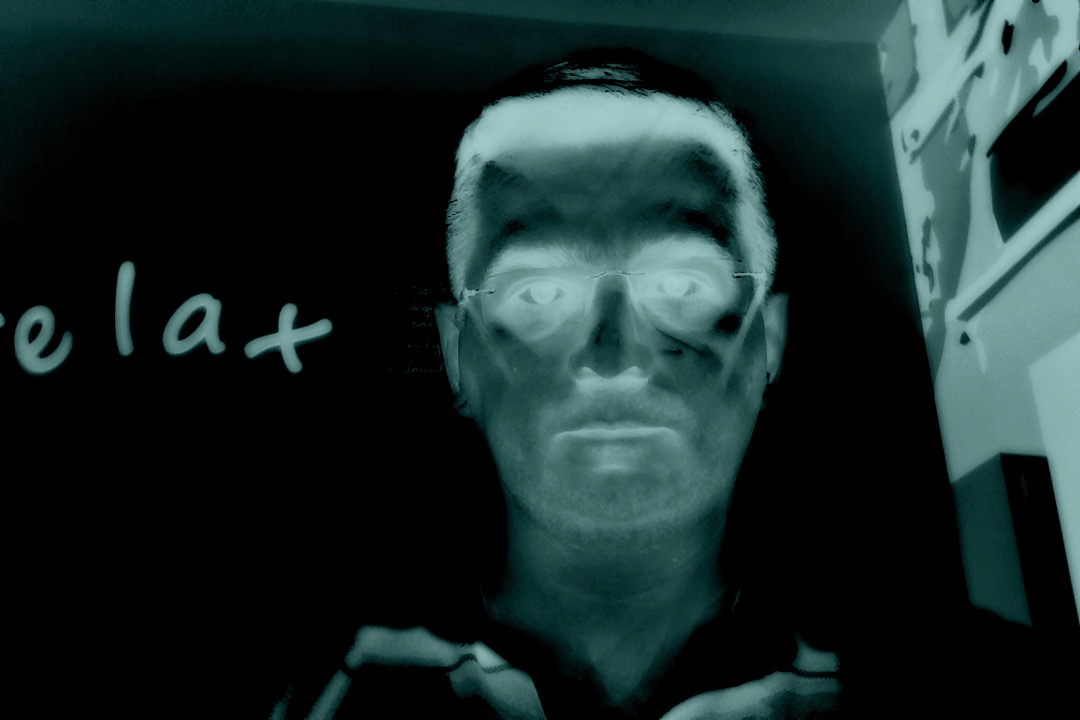
#> input picture test-data/6.jpg, 1080 x 720 px, found by its file name
$ python face_detect.py
#> lines starting #> are read from the running program, lines starting #| are printed output that depends on the picture; after the words box and inside, x2 and y2 are one past the last pixel; in counts of white or black regions, pixels touching at a corner belong together
import cv2
import sys

# Get user supplied values
imagePath = "training-data/s2/6.jpg"
# cascPath = "xml/haarcascades/haarcascade_frontalface_default.xml"
cascPath = "xml/haarcascades/haarcascade_frontalface_alt2.xml"


# Create the haar cascade
faceCascade = cv2.CascadeClassifier(cascPath)

# Read the image
image = cv2.imread(imagePath)
#> image is the input picture: shape (720, 1080, 3); mean B, G, R 41.1, 41.7, 25
gray = cv2.cvtColor(image, cv2.COLOR_BGR2GRAY)
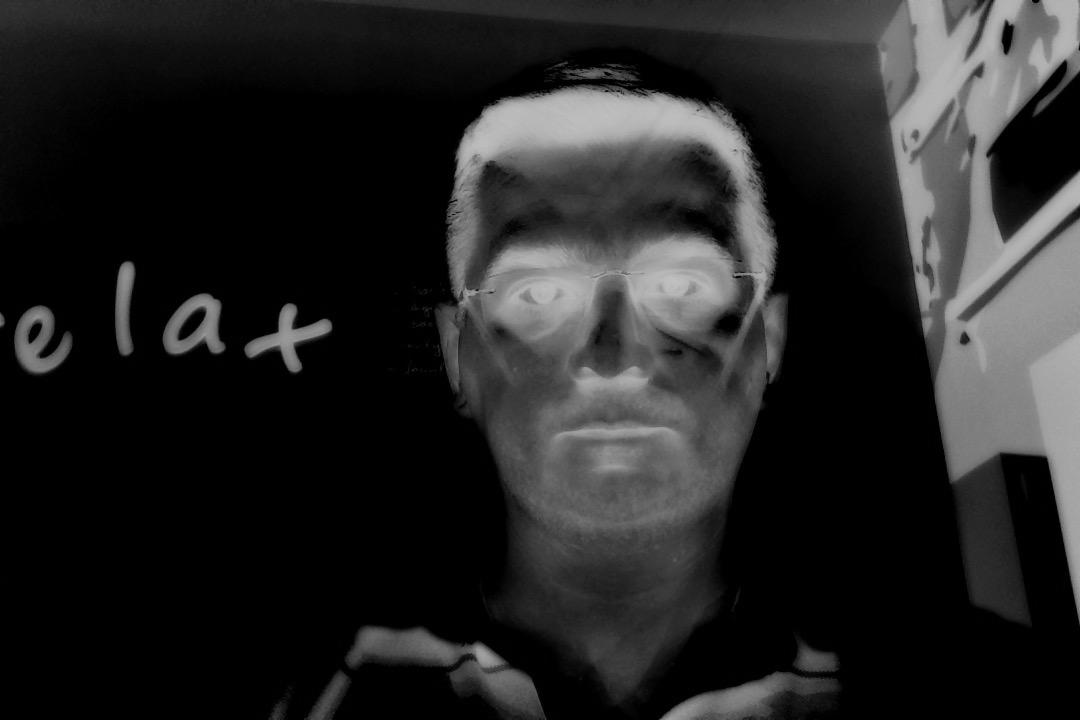
#> gray: shape (720, 1080); min 0, max 193, mean 36.7

#print(gray);

# Detect faces in the image
faces = faceCascade.detectMultiScale(
	gray,
    scaleFactor = 1.2,
	minNeighbors = 5,
	minSize = (20, 20)
)
#> faces = [[6, 302, 77, 77], [480, 235, 104, 104]]

print("Found {0} faces!".format(len(faces)))
#| Found 2 faces!

# Draw a rectangle around the faces
for (x, y, w, h) in faces:
    cv2.rectangle(image, (x, y), (x+w, y+h), (0, 255, 0), 2)
#> this loop made 2 passes
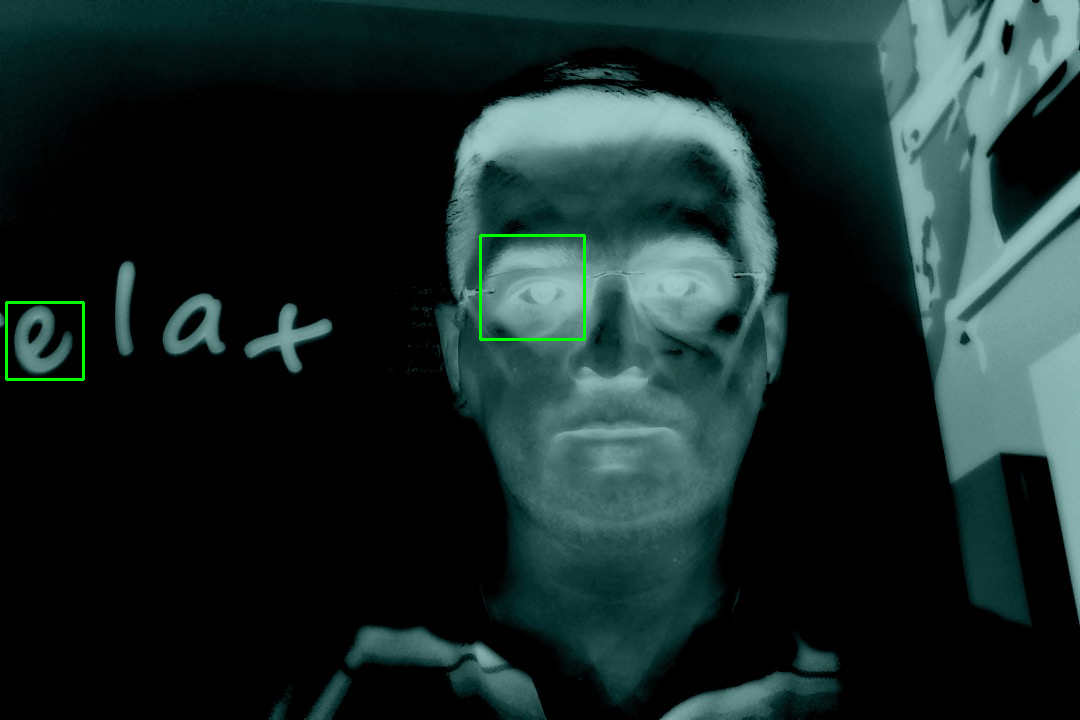
#> image: shape (720, 1080, 3); 0.28% of pixels changed, all inside (x1, y1, x2, y2) = (5, 234, 586, 381)


cv2.imshow("Faces found", image)
cv2.waitKey(0)

$ run again, with test-data/1.jpg copied over test-data/6.jpg
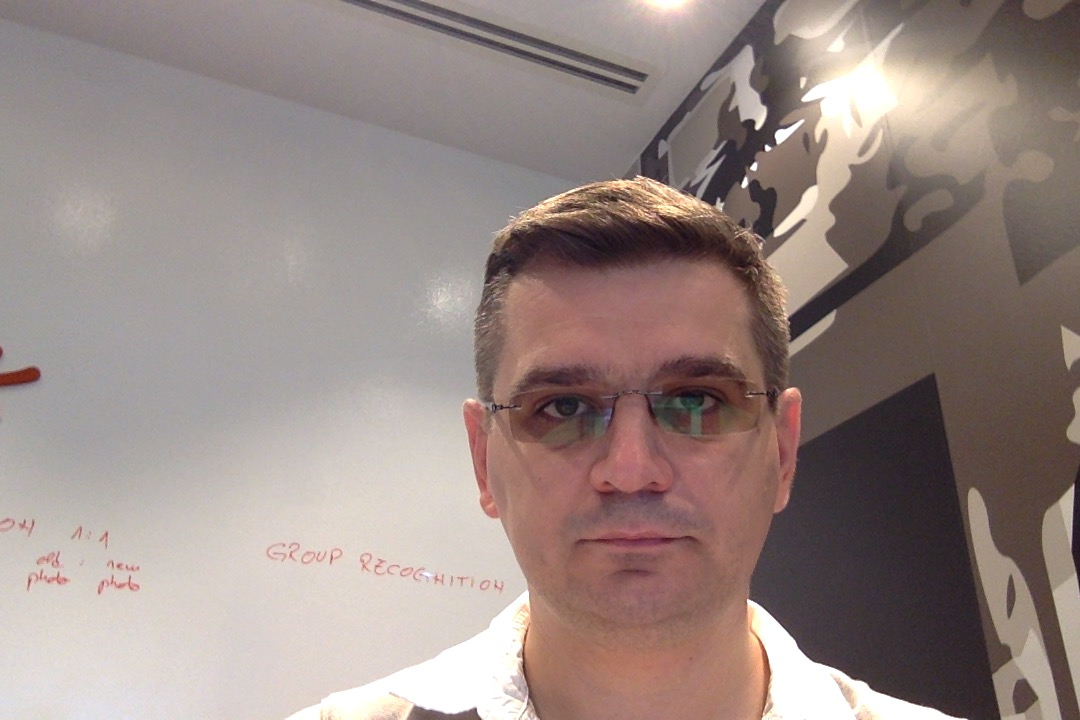
#> input picture test-data/1.jpg, 1080 x 720 px, found by its file name
#> image is the input picture: shape (720, 1080, 3); mean B, G, R 132, 136.5, 151.9
#> `gray = cv2.cvtColor(image, cv2.COLOR_BGR2GRAY)`:
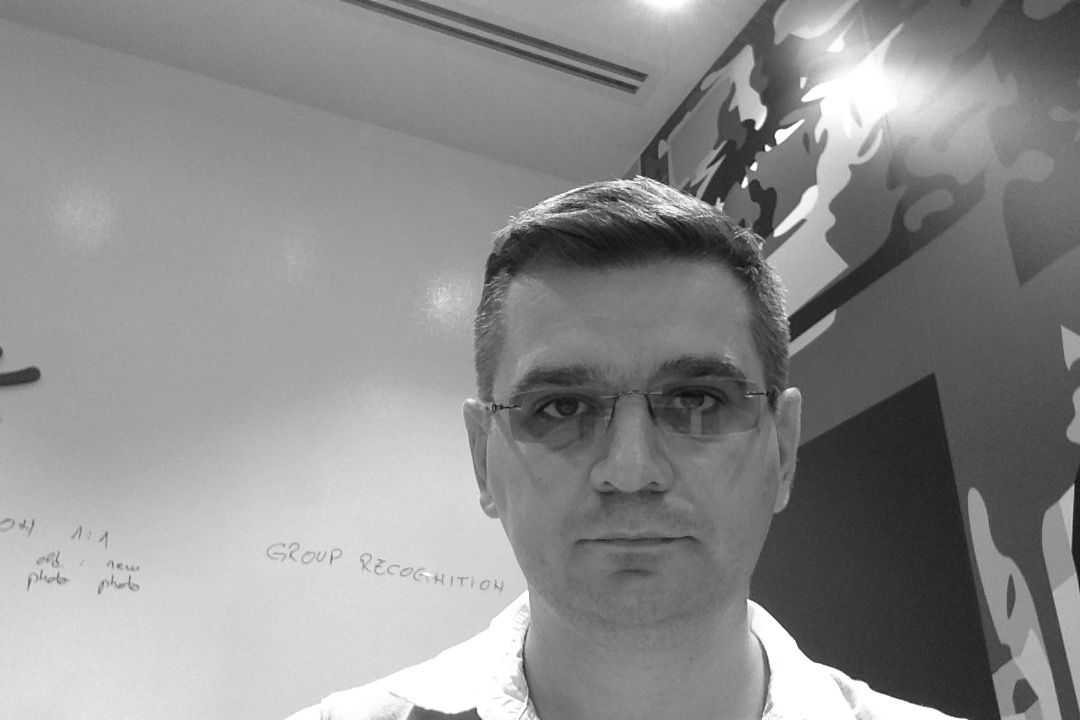
#> gray: shape (720, 1080); min 13, max 255, mean 140.6
#> faces = [[454, 274, 352, 352]]
#| Found 1 faces!
#> the loop `for (x, y, w, h) in faces:` made 1 pass
#> after the loop `for (x, y, w, h) in faces:`:
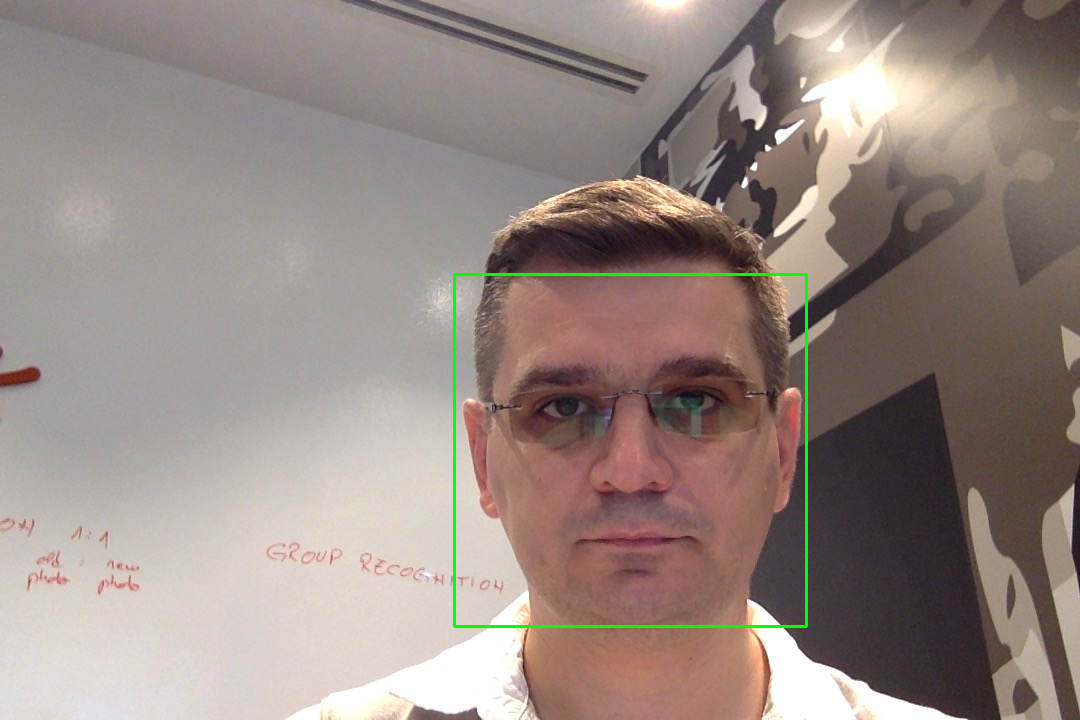
#> image: shape (720, 1080, 3); 0.54% of pixels changed, all inside (x1, y1, x2, y2) = (453, 273, 808, 628)

$ run again, with test-data/11.jpg copied over test-data/6.jpg
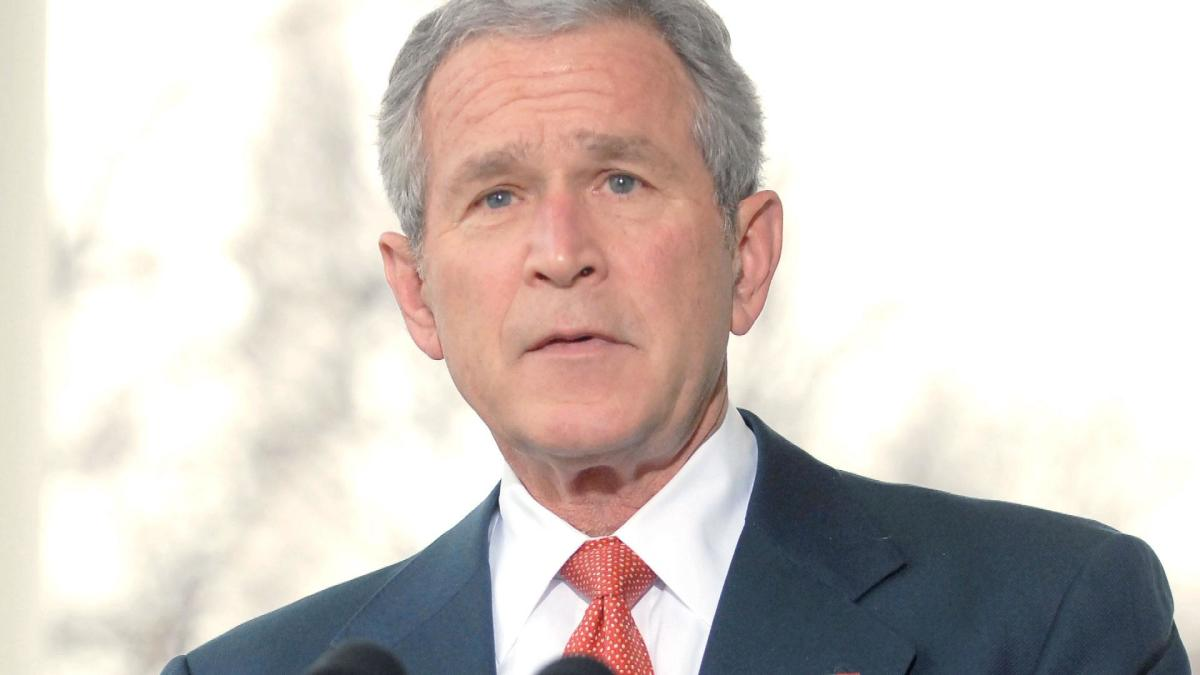
#> input picture test-data/11.jpg, 1200 x 675 px, found by its file name
#> image is the input picture: shape (675, 1200, 3); mean B, G, R 197, 201.5, 210.5
#> `gray = cv2.cvtColor(image, cv2.COLOR_BGR2GRAY)`:
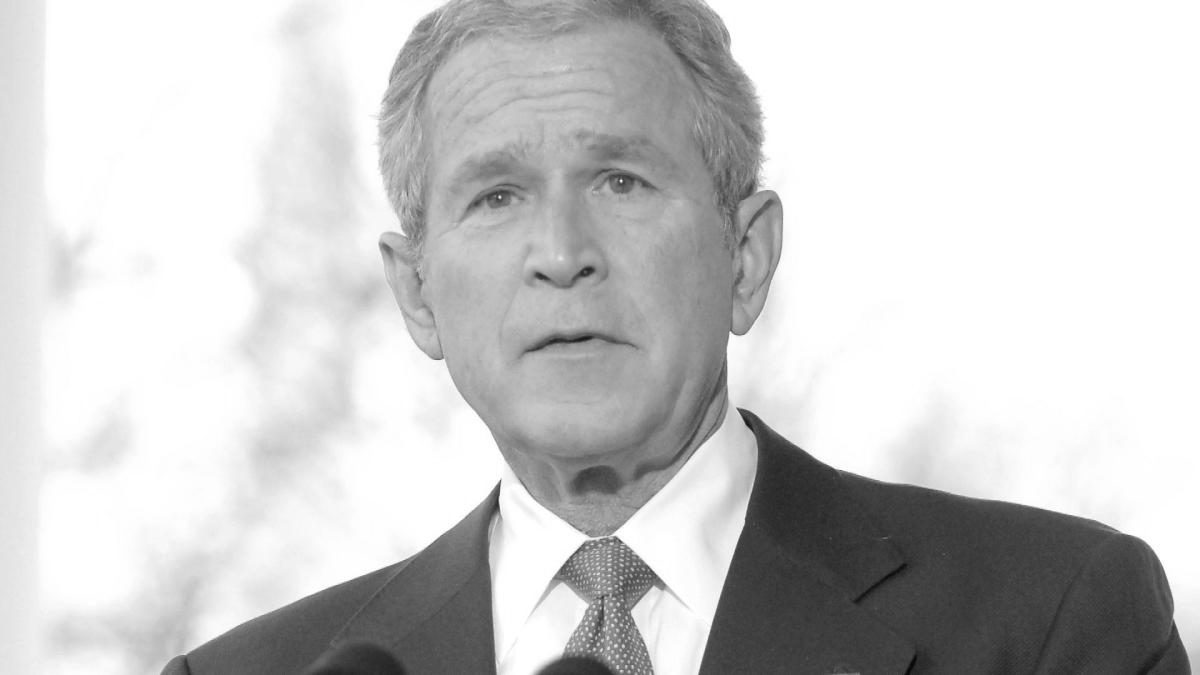
#> gray: shape (675, 1200); min 5, max 255, mean 203.7
#> faces = [[379, 44, 363, 363]]
#| Found 1 faces!
#> the loop `for (x, y, w, h) in faces:` made 1 pass
#> after the loop `for (x, y, w, h) in faces:`:
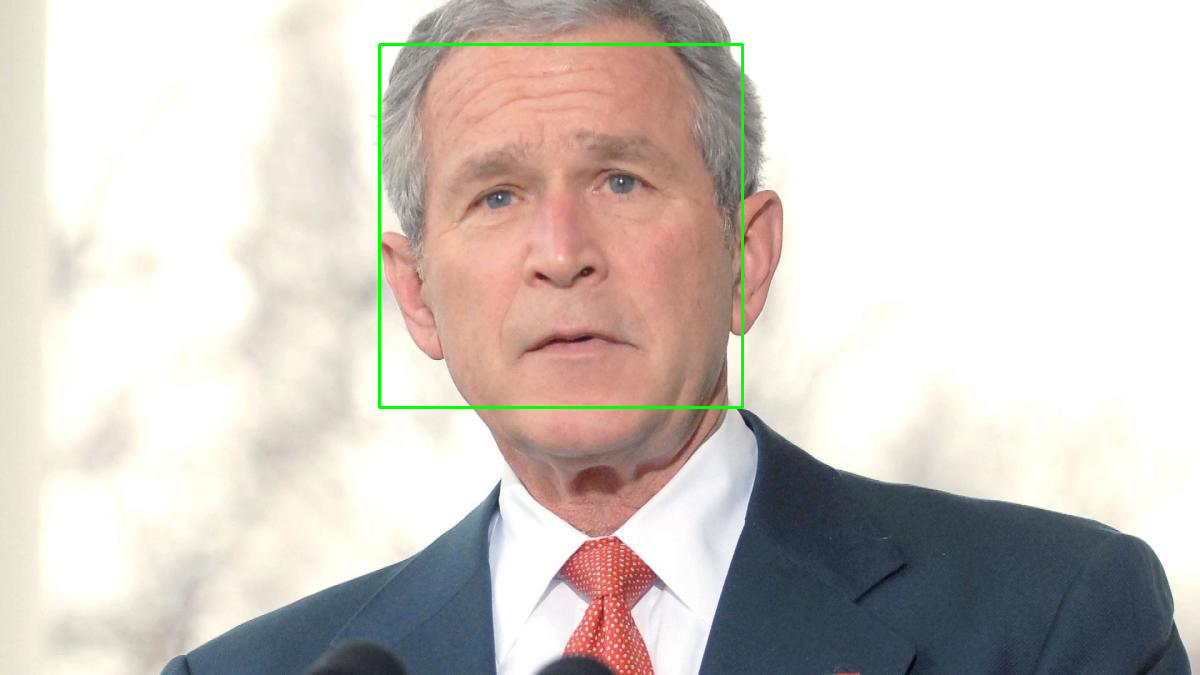
#> image: shape (675, 1200, 3); 0.54% of pixels changed, all inside (x1, y1, x2, y2) = (378, 43, 744, 409)
